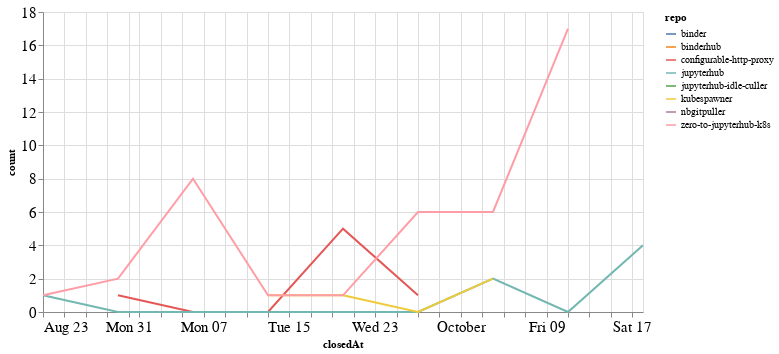

Notebook source saved alongside this figure:
### Code cell
closed_by_time = closed_by.groupby('repo').resample('W', on='closedAt').count()['author'].reset_index()
closed_by_time = closed_by_time.rename(columns={'author': 'count'})

alt.Chart(closed_by_time, width=600).mark_line().encode(
    x='closedAt',
    y='count',
    color='repo',
    tooltip="repo"
)

### Figure 1 — Vega-Lite specification as saved in the notebook (floating-point values rounded to 4 significant figures)
{"config": {"axisLeft": {"labelFontSize": 15}, "axisBottom": {"labelFontSize": 15}}, "data": {"name": "data-03e85f43cc429d99280cd68b236872aa"}, "mark": "line", "encoding": {"color": {"type": "nominal", "field": "repo"}, "tooltip": {"type": "nominal", "field": "repo"}, "x": {"type": "temporal", "field": "closedAt"}, "y": {"type": "quantitative", "field": "count"}}, "width": 600, "$schema": "https://vega.github.io/schema/vega-lite/v4.8.1.json", "datasets": {"data-03e85f43cc429d99280cd68b236872aa": [{"repo": "binder", "closedAt": "2020-10-18T00:00:00", "count": 1}, {"repo": "binderhub", "closedAt": "2020-08-23T00:00:00", "count": 1}, {"repo": "configurable-http-proxy", "closedAt": "2020-08-30T00:00:00", "count": 1}, {"repo": "configurable-http-proxy", "closedAt": "2020-09-06T00:00:00", "count": 0}, {"repo": "configurable-http-proxy", "closedAt": "2020-09-13T00:00:00", "count": 0}, {"repo": "configurable-http-proxy", "closedAt": "2020-09-20T00:00:00", "count": 5}, {"repo": "configurable-http-proxy", "closedAt": "2020-09-27T00:00:00", "count": 1}, {"repo": "jupyterhub", "closedAt": "2020-08-23T00:00:00", "count": 1}, {"repo": "jupyterhub", "closedAt": "2020-08-30T00:00:00", "count": 0}, {"repo": "jupyterhub", "closedAt": "2020-09-06T00:00:00", "count": 0}, {"repo": "jupyterhub", "closedAt": "2020-09-13T00:00:00", "count": 0}, {"repo": "jupyterhub", "closedAt": "2020-09-20T00:00:00", "count": 0}, {"repo": "jupyterhub", "closedAt": "2020-09-27T00:00:00", "count": 0}, {"repo": "jupyterhub", "closedAt": "2020-10-04T00:00:00", "count": 2}, {"repo": "jupyterhub", "closedAt": "2020-10-11T00:00:00", "count": 0}, {"repo": "jupyterhub", "closedAt": "2020-10-18T00:00:00", "count": 4}, {"repo": "jupyterhub-idle-culler", "closedAt": "2020-08-23T00:00:00", "count": 1}, {"repo": "kubespawner", "closedAt": "2020-09-13T00:00:00", "count": 1}, {"repo": "kubespawner", "closedAt": "2020-09-20T00:00:00", "count": 1}, {"repo": "kubespawner", "closedAt": "2020-09-27T00:00:00", "count": 0}, {"repo": "kubespawner", "closedAt": "2020-10-04T00:00:00", "count": 2}, {"repo": "nbgitpuller", "closedAt": "2020-10-04T00:00:00", "count": 2}, {"repo": "zero-to-jupyterhub-k8s", "closedAt": "2020-08-23T00:00:00", "count": 1}, {"repo": "zero-to-jupyterhub-k8s", "closedAt": "2020-08-30T00:00:00", "count": 2}, {"repo": "zero-to-jupyterhub-k8s", "closedAt": "2020-09-06T00:00:00", "count": 8}, {"repo": "zero-to-jupyterhub-k8s", "closedAt": "2020-09-13T00:00:00", "count": 1}, {"repo": "zero-to-jupyterhub-k8s", "closedAt": "2020-09-20T00:00:00", "count": 1}, {"repo": "zero-to-jupyterhub-k8s", "closedAt": "2020-09-27T00:00:00", "count": 6}, {"repo": "zero-to-jupyterhub-k8s", "closedAt": "2020-10-04T00:00:00", "count": 6}, {"repo": "zero-to-jupyterhub-k8s", "closedAt": "2020-10-11T00:00:00", "count": 17}]}}
